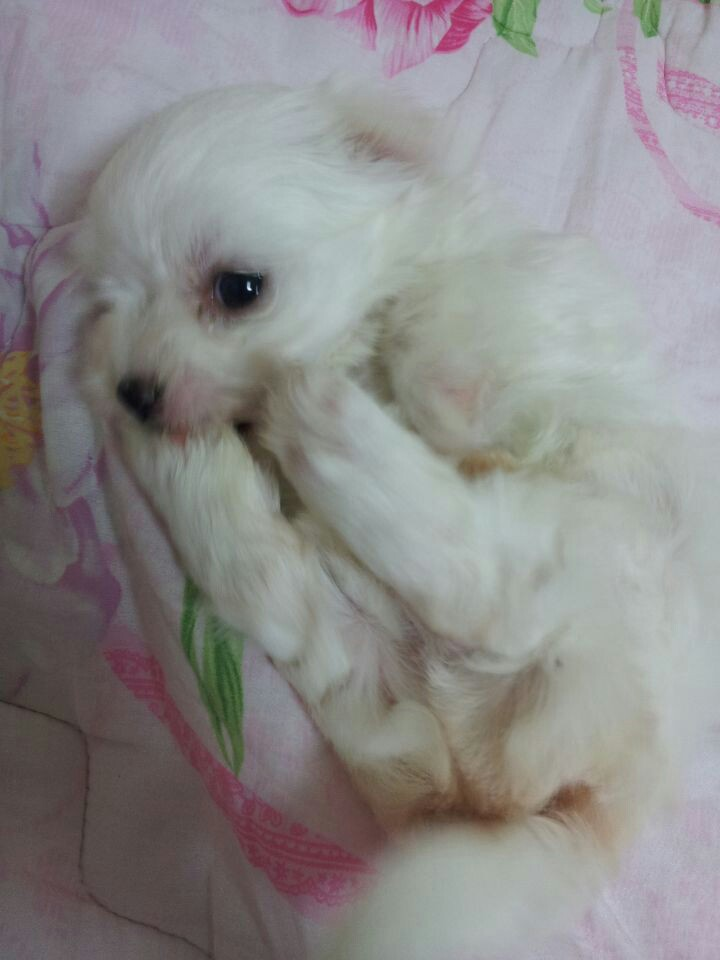
//> input picture week8 실습 과제/MyDog.jpg, 720 x 960 px, given in place of fruits.png, which was not available
$ ./problem1   (built with g++ and OpenCV 4)
//> lines starting //> are read from the running program, lines starting //| are printed output that depends on the picture; pictures that were not available may be replaced by others from this repository, and a replacement may not be noted
#include <iostream>
#include <algorithm>
#include <cmath>
#include <vector>

#include "opencv2/core/core.hpp"
#include "opencv2/highgui/highgui.hpp"
#include "opencv2/imgproc/imgproc.hpp"

using namespace cv;
using namespace std;

class Point5D {
public:
    float x, y, l, u, v;

     //Point5D();
     //~Point5D();

    void accumPt(Point5D);
    void copyPt(Point5D);
    float getColorDist(Point5D);
    float getSpatialDist(Point5D);
    void scalePt(float);
    void setPt(float, float, float, float, float);
    void printPt();
};

void Point5D::accumPt(Point5D Pt) {
    x += Pt.x;
    y += Pt.y;
    l += Pt.l;
    u += Pt.u;
    v += Pt.v;
}

void Point5D::copyPt(Point5D Pt) {
    x = Pt.x;
    y = Pt.y;
    l = Pt.l;
    u = Pt.u;
    v = Pt.v;
}

float Point5D::getColorDist(Point5D Pt) {
    return sqrt(pow(l - Pt.l, 2) + pow(u - Pt.u, 2) + pow(v - Pt.v, 2));
}

float Point5D::getSpatialDist(Point5D Pt) {
    return sqrt(pow(x - Pt.x, 2) + pow(y - Pt.y, 2));
}

void Point5D::scalePt(float scale) {
    x *= scale;
    y *= scale;
    l *= scale;
    u *= scale;
    v *= scale;
}

void Point5D::setPt(float px, float py, float pl, float pa, float pb) {
    x = px;
    y = py;
    l = pl;
    u = pa;
    v = pb;
}

void Point5D::printPt() {
    cout << x << " " << y << " " << l << " " << u << " " << v << endl;
}

// Mean Shift 클래스 정의
class MeanShift {
public:
    float bw_spatial = 8;
    float bw_color = 16;
    float min_shift_color = 0.1;
    float min_shift_spatial = 0.1;
    int max_steps = 10;
    vector<Mat> img_split;
    MeanShift(float, float, float, float, int);
    void doFiltering(Mat&);
};

// Mean Shift 생성자
MeanShift::MeanShift(float bs, float bc, float msc, float mss, int ms) {
    bw_spatial = bs;
    bw_color = bc;
    max_steps = ms;
    min_shift_color = msc;
    min_shift_spatial = mss;
}

// Mean Shift 필터링 수행
void MeanShift::doFiltering(Mat& img) {
    int height = img.rows;
    int width = img.cols;
    split(img, img_split);

    Point5D pt, pt_prev, pt_cur, pt_sum;

    int pad_left, pad_right, pad_top, pad_bottom;
    size_t n_pt, step;

    for (int row = 0; row < height; row++) {
        for (int col = 0; col < width; col++) {
            pad_left = (col - bw_spatial) > 0 ? (col - bw_spatial) : 0;
            pad_right = (col + bw_spatial) < width ? (col + bw_spatial) : width;
            pad_top = (row - bw_spatial) > 0 ? (row - bw_spatial) : 0;
            pad_bottom = (row + bw_spatial) < height ? (row + bw_spatial) : height;

            pt_cur.setPt(row, col, (float)img_split[0].at<uchar>(row, col), (float)img_split[1].at<uchar>(row, col), (float)img_split[2].at<uchar>(row, col));
            step = 0;
            do {
                pt_prev.copyPt(pt_cur);
                pt_sum.setPt(0, 0, 0, 0, 0);
                n_pt = 0;
                for (int hx = pad_top; hx < pad_bottom; hx++) {
                    for (int hy = pad_left; hy < pad_right; hy++) {
                        pt.setPt(hx, hy, (float)img_split[0].at<uchar>(hx, hy), (float)img_split[1].at<uchar>(hx, hy), (float)img_split[2].at<uchar>(hx, hy));
                        if (pt.getColorDist(pt_cur) < bw_color) {
                            pt_sum.accumPt(pt);
                            n_pt++;
                        }
                    }
                }

                pt_sum.scalePt(1.0 / n_pt);
                pt_cur.copyPt(pt_sum);
                step++;
            } while ((pt_cur.getColorDist(pt_prev) > min_shift_color) &&
                (pt_cur.getSpatialDist(pt_prev) > min_shift_spatial) &&
                (step < max_steps));
            img.at<Vec3b>(row, col) = Vec3b(pt_cur.l, pt_cur.u, pt_cur.v);
        }
    }
}


void exCVMeanShift() {
    Mat img = imread("fruits.png");// fruits 이미지 읽어오기
//> img is the input picture: 960 rows x 720 cols, CV_8UC3; mean B, G, R 137.9, 138.4, 140.1
    if (img.empty()) exit(-1);
    cout << " exCvMeanShift() " << endl;//함수 호출 메시지를 출력

    resize(img, img, Size(256, 256), 0, 0, cv::INTER_AREA);// 이미지를 크기 256x256으로 사이즈 재조정
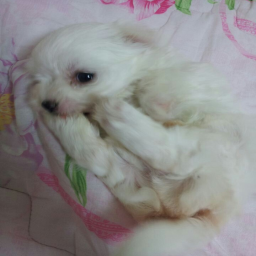
//> img: 256 rows x 256 cols, CV_8UC3; mean B, G, R 137.9, 138.4, 140.1
    imshow("src", img);
    imwrite("exCVMeanShift.jpeg", img);

    pyrMeanShiftFiltering(img, img, 8, 16);
    // OpenCV에서 있는 pyrMeanShiftFiltering 함수를 사용하여 Mean Shift 필터링을 수행
    // 여기서 8은 공간 대역폭(spatial bandwidth)이고 16은 색상 대역폭(color bandwidth)이다

    imshow("Dst", img);
    waitKey();
    destroyAllWindows();
    imwrite("exCVMeanShift_dst.jpeg", img);
}

//lower level의 My Mean-Shifting 함수
void exMyMeanShift() {
    Mat img = imread("fruits.png");// fruits 이미지 읽어오기
    if (img.empty()) exit(-1);
    cout << " exMyMeanShift() " << endl;//함수 호출 메시지를 출력

    resize(img, img, Size(256, 256), 0, 0, cv::INTER_AREA);// 이미지를 크기 256x256으로 사이즈 재조정
    imshow("src", img);
    imwrite("exMyMeanShift.jpeg", img);

    cvtColor(img, img, cv::COLOR_RGB2Luv);// RGB 색상 공간에서 Luv 색상 공간으로 변환
//> img: 256 rows x 256 cols, CV_8UC3; mean of channels 0, 1, 2 145.5, 96.2, 135

    MeanShift MSProc(8, 16, 0.1, 0.1, 10);
    // Mean Shift 객체를 생성
    // 공간 대역폭 8, 색상 대역폭 16, 최소 이동값 0.1, 최대 반복 횟수 10으로 설정

    MSProc.doFiltering(img);// Mean Shift 필터링을 수행
//> in doFiltering, `split(img, img_split);`:
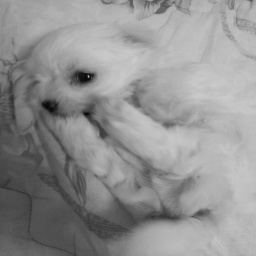
//> img_split[0]: 256 rows x 256 cols, CV_8UC1; min 8, max 204, mean 145.5
//> in doFiltering, `split(img, img_split);`:
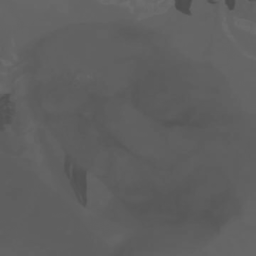
//> img_split[1]: 256 rows x 256 cols, CV_8UC1; min 78, max 112, mean 96.2
//> in doFiltering, `split(img, img_split);`:
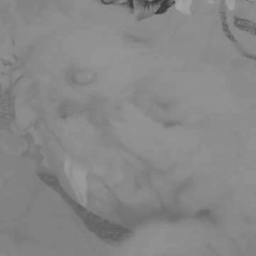
//> img_split[2]: 256 rows x 256 cols, CV_8UC1; min 56, max 166, mean 135
//> the loop in doFiltering, `for (int row = 0; row < height; row++)` made 256 passes
//> (pad_top, step) on passes 1 to 3: (0, 4), (0, 4), (0, 2)
//> after the loop in doFiltering, `for (int row = 0; row < height; row++)`: img: 256 rows x 256 cols, CV_8UC3; mean of channels 0, 1, 2 145.8, 95.7, 134.7
//> after the loop in doFiltering, `for (int row = 0; row < height; row++)`: pad_left = 247; pad_right = 256; pad_top = 247; pad_bottom = 256; step = 2; n_pt = 81

    cvtColor(img, img, cv::COLOR_Luv2RGB);// 필터링된 이미지를 Luv 색상 공간에서 다시 RGB 색상 공간으로 변환

    imshow("Dst", img);
    waitKey();
    destroyAllWindows();
    imwrite("exMyMeanShift_dst.jpeg", img);
}


int main(int argc, const char* argv[]) {
    exCVMeanShift();
    exMyMeanShift();

    return 0;
}
